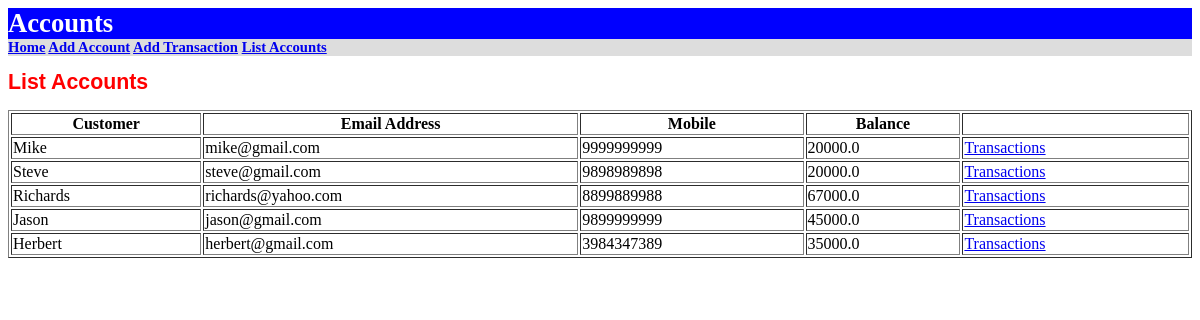
Page /demo/list_accounts/ on the earlier database version.
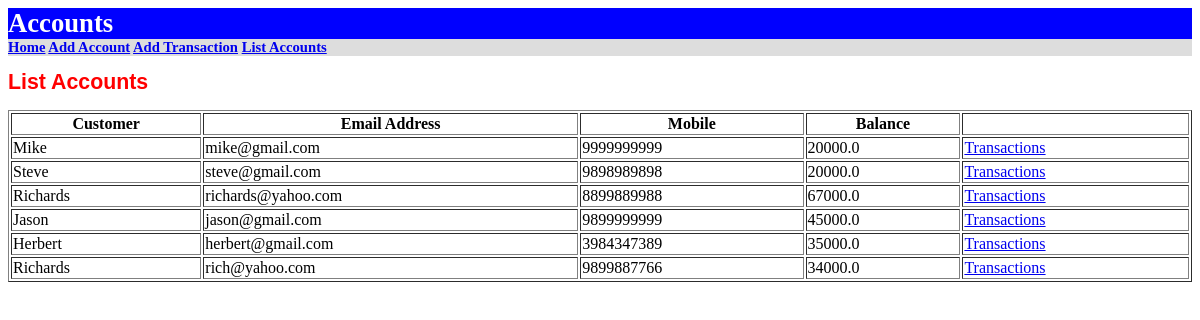
Same page on the later database version.
### demo/models.py (models this page shows, shortened)
class Account(models.Model):
    id = models.IntegerField(primary_key=True)
    customer = models.CharField(max_length=30)
    email = models.EmailField()
    mobile = models.CharField(max_length=10)
    balance = models.FloatField()

### demo/accountviews.py (the view)
# urls.py: path('list_accounts/', demo.accountviews.list_accounts, name='list_accounts'),
def list_accounts(request):
    return render(request, 'demo/list_accounts.html',
                  {'accounts': Account.objects.all()})

### demo/templates/demo/list_accounts.html (shortened to what this page needs)
{% extends 'demo/master.html' %}
{% block content %}
<h1>List Accounts</h1>
<table  width="100%" border="1">
     <tr>
         <th>Customer</th>
         <th>Email Address</th>
         <th>Mobile</th>
         <th>Balance</th>
         <th></th>
     </tr>
     {% for a in accounts %}
       <tr>
           <td> {{ a.customer }} </td>
           <td> {{ a.email }} </td>
           <td> {{ a.mobile }} </td>
           <td> {{ a.balance }} </td>
           <td> <a href="/demo/transactions/{{a.id}}">Transactions</a> </td>
       </tr>
      {% endfor %}
</table>
{% endblock %}

Differences in the rows shown:
added Account: customer "Richards", email "rich@yahoo.com", mobile "9899887766", balance "34000.0"
